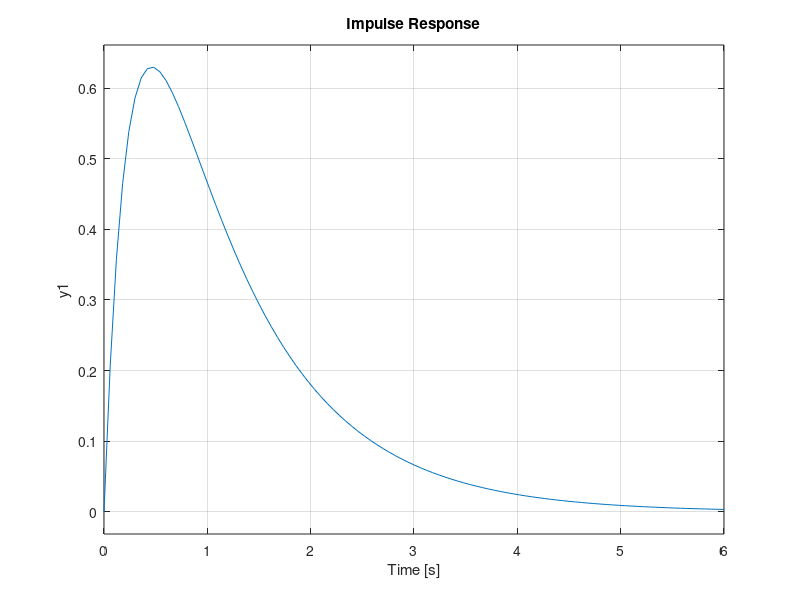
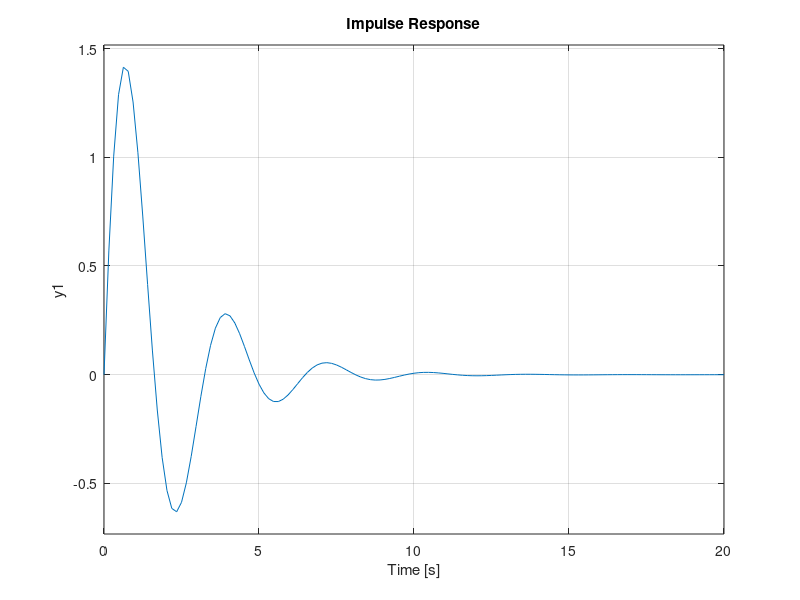
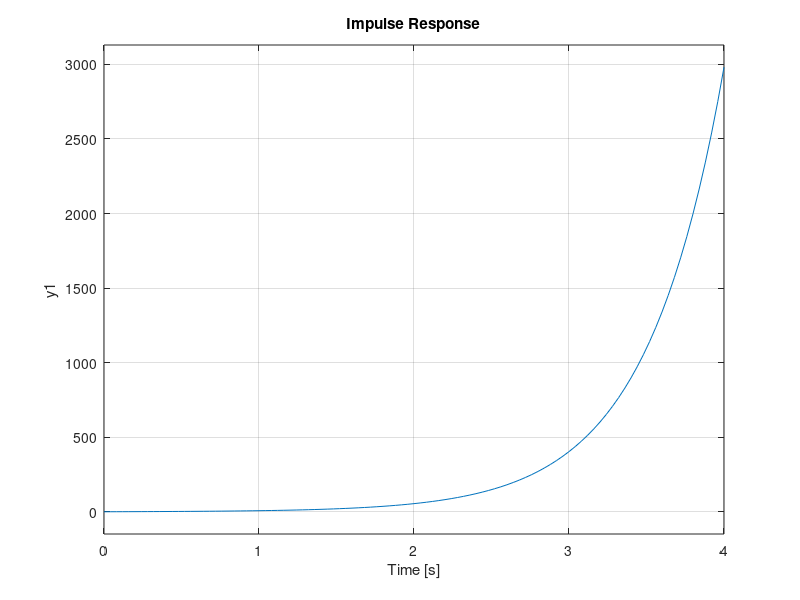
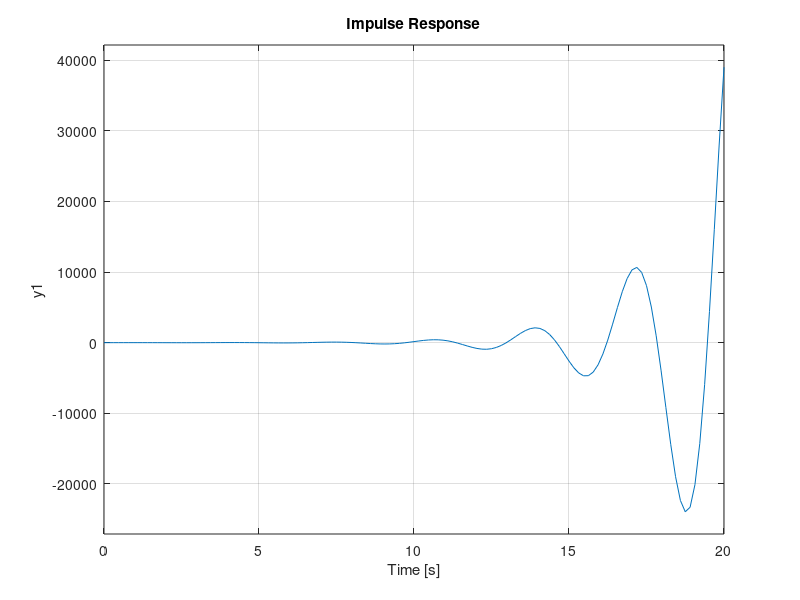

Reproduce these figures in MATLAB, in order.
close all
clear all
clc
%%H1
num=4; den=[1 5 4];
H1 = tf(num, den);
disp('polii pt H1: ')
r=roots(den)
figure
subplot(211), step(H1), grid on
subplot(212), impulse(H1), grid on
%%H2
num=4; den=[1 1 4];
H2 = tf(num, den);
disp('polii pt H2: ')
r=roots(den)
figure
subplot(211), step(H2), grid on
subplot(212), impulse(H2), grid on
%%H3
num=4; den=[1 0 -4];
H3 = tf(num, den);
disp('polii pt H3: ')
r=roots(den)
figure
subplot(211), step(H3), grid on
subplot(212), impulse(H3), grid on
%%H4
num=4; den=[1 -1 4];
H4 = tf(num, den);
disp('polii pt H4: ')
r=roots(den)
figure
subplot(211), step(H4), grid on
subplot(212), impulse(H4), grid on
%%H5
num=4; den=[1 0 4];
H5 = tf(num, den);
disp('polii pt H5: ')
r=roots(den)
figure
subplot(211), step(H5), grid on
subplot(212), impulse(H5), grid on
%%H6
num=4; den=[1 4];
H6 = tf(num, den);
disp('polii pt H6: ')
r=roots(den)
figure
subplot(211), step(H6), grid on
subplot(212), impulse(H6), grid on
%%H7
num=4; den=conv([1 0 4], [1 0 4]);
H7 = tf(num, den);
disp('polii pt H7: ')
r=roots(den)
figure
subplot(211), step(H7, 30), grid on
subplot(212), impulse(H7, 30), grid on